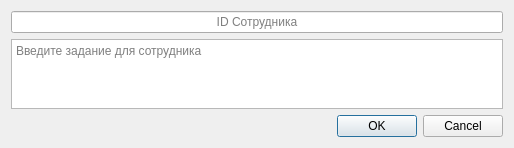
<?xml version="1.0" encoding="UTF-8"?>
<ui version="4.0">
 <class>AddAimDialog</class>
 <widget class="QDialog" name="AddAimDialog">
  <property name="geometry">
   <rect>
    <x>0</x>
    <y>0</y>
    <width>514</width>
    <height>146</height>
   </rect>
  </property>
  <property name="windowTitle">
   <string>Добавить задание</string>
  </property>
  <property name="windowIcon">
   <iconset resource="Resources.qrc">
    <normaloff>:/Registr icon.png</normaloff>:/Registr icon.png</iconset>
  </property>
  <layout class="QVBoxLayout" name="verticalLayout_2">
   <item>
    <layout class="QVBoxLayout" name="verticalLayout">
     <item>
      <widget class="QLineEdit" name="ID_lineEdit">
       <property name="alignment">
        <set>Qt::AlignCenter</set>
       </property>
       <property name="placeholderText">
        <string>ID Сотрудника</string>
       </property>
      </widget>
     </item>
     <item>
      <widget class="QPlainTextEdit" name="Aim_plainTextEdit">
       <property name="centerOnScroll">
        <bool>false</bool>
       </property>
       <property name="placeholderText">
        <string>Введите задание для сотрудника</string>
       </property>
      </widget>
     </item>
     <item>
      <widget class="QDialogButtonBox" name="buttonBox">
       <property name="orientation">
        <enum>Qt::Horizontal</enum>
       </property>
       <property name="standardButtons">
        <set>QDialogButtonBox::Cancel|QDialogButtonBox::Ok</set>
       </property>
      </widget>
     </item>
    </layout>
   </item>
  </layout>
 </widget>
 <resources>
  <include location="Resources.qrc"/>
 </resources>
 <connections>
  <connection>
   <sender>buttonBox</sender>
   <signal>accepted()</signal>
   <receiver>AddAimDialog</receiver>
   <slot>accept()</slot>
   <hints>
    <hint type="sourcelabel">
     <x>248</x>
     <y>254</y>
    </hint>
    <hint type="destinationlabel">
     <x>157</x>
     <y>274</y>
    </hint>
   </hints>
  </connection>
  <connection>
   <sender>buttonBox</sender>
   <signal>rejected()</signal>
   <receiver>AddAimDialog</receiver>
   <slot>reject()</slot>
   <hints>
    <hint type="sourcelabel">
     <x>316</x>
     <y>260</y>
    </hint>
    <hint type="destinationlabel">
     <x>286</x>
     <y>274</y>
    </hint>
   </hints>
  </connection>
 </connections>
</ui>
